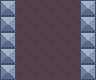

Rendered tile map (Tiled .tmx) drawn with the repository's tilesets; below, a short description and the map source with its tile grids summarised:
An orthogonal 6x5 tile map with 16x16 px tiles, 3 tile layers (loc2, background, walls), 3 tilesets.

<map version="1.4" tiledversion="1.4.2" orientation="orthogonal" renderorder="right-down" width="6" height="5" tilewidth="16" tileheight="16" infinite="0" nextlayerid="4" nextobjectid="1">
 <tileset firstgid="1" source="full tilemap.tsx" />
 <tileset firstgid="73" name="full tilemap2" tilewidth="16" tileheight="16" tilecount="72" columns="9">
  <image source="full tilemap2.png" width="144" height="128" />
 </tileset>
 <tileset firstgid="145" name="layer3" tilewidth="16" tileheight="16" tilecount="2" columns="2">
  <image source="layer3.png" width="32" height="16" />
 </tileset>
 <layer id="3" name="loc2" width="6" height="5">
  <data>[30 cells, 30 non-empty, 2 distinct tile ids]</data>
 </layer>
 <layer id="1" name="background" width="6" height="5">
  <data>[30 cells, 20 non-empty, 1 distinct tile ids]</data>
 </layer>
 <layer id="2" name="walls" width="6" height="5">
  <data>[30 cells, 10 non-empty, 1 distinct tile ids]</data>
 </layer>
</map>
